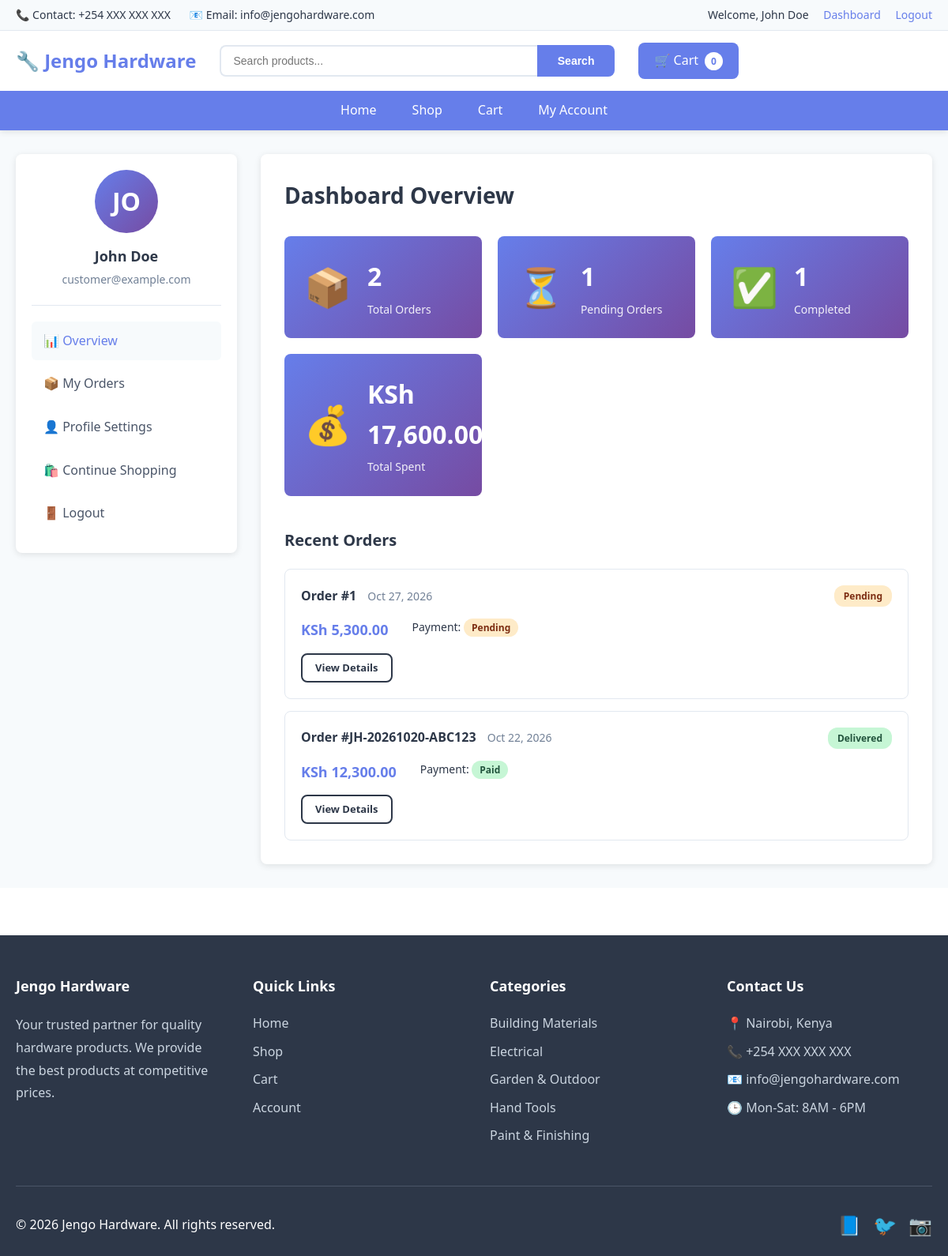
/customer.php (signed in), run on the app's committed database.
### tables this page shows
CREATE TABLE users (
    id INT UNSIGNED AUTO_INCREMENT PRIMARY KEY,
    name VARCHAR(100) NOT NULL,
    email VARCHAR(100) NOT NULL UNIQUE,
    phone VARCHAR(20) DEFAULT NULL,
    password VARCHAR(255) NOT NULL COMMENT 'Bcrypt hashed password',
    role ENUM('customer', 'attendant', 'admin') NOT NULL DEFAULT 'customer',
    status ENUM('active', 'inactive', 'suspended') NOT NULL DEFAULT 'active',
    email_verified TINYINT(1) DEFAULT 0,
    created_at TIMESTAMP DEFAULT CURRENT_TIMESTAMP,
    updated_at TIMESTAMP DEFAULT CURRENT_TIMESTAMP ON UPDATE CURRENT_TIMESTAMP,
    last_login TIMESTAMP NULL DEFAULT NULL,
    INDEX idx_email (email),
    INDEX idx_role (role),
    INDEX idx_status (status),
    INDEX idx_created_at (created_at)
);

CREATE TABLE orders (
    id INT UNSIGNED AUTO_INCREMENT PRIMARY KEY,
    user_id INT UNSIGNED DEFAULT NULL COMMENT 'NULL for guest orders',
    order_number VARCHAR(50) NOT NULL UNIQUE COMMENT 'Human-readable order reference',
    customer_name VARCHAR(100) NOT NULL,
    customer_email VARCHAR(100) NOT NULL,
    customer_phone VARCHAR(20) NOT NULL,
    subtotal DECIMAL(10, 2) NOT NULL COMMENT 'Total before delivery fee',
    delivery_fee DECIMAL(10, 2) NOT NULL DEFAULT 0,
    total_amount DECIMAL(10, 2) NOT NULL COMMENT 'Final amount to pay',
    delivery_method ENUM('pickup', 'standard', 'express') NOT NULL DEFAULT 'pickup',
    payment_method ENUM('mpesa', 'paystack', 'cash') NOT NULL,
    payment_reference VARCHAR(100) DEFAULT NULL COMMENT 'Payment gateway reference',
    shipping_address JSON DEFAULT NULL COMMENT 'Address details for delivery',
    notes TEXT DEFAULT NULL COMMENT 'Customer notes or instructions',
    status ENUM('pending', 'processing', 'shipped', 'delivered', 'cancelled') NOT NULL DEFAULT 'pending',
    payment_status ENUM('pending', 'paid', 'failed', 'refunded') NOT NULL DEFAULT 'pending',
    created_at TIMESTAMP DEFAULT CURRENT_TIMESTAMP,
    updated_at TIMESTAMP DEFAULT CURRENT_TIMESTAMP ON UPDATE CURRENT_TIMESTAMP,
    FOREIGN KEY (user_id) REFERENCES users(id) ON DELETE SET NULL,
    INDEX idx_user (user_id),
    INDEX idx_order_number (order_number),
    INDEX idx_customer_email (customer_email),
    INDEX idx_status (status),
    INDEX idx_payment_status (payment_status),
    INDEX idx_payment_method (payment_method),
    INDEX idx_created_at (created_at),
    INDEX idx_composite_status (status, payment_status)
);

CREATE TABLE categories (
    id INT UNSIGNED AUTO_INCREMENT PRIMARY KEY,
    name VARCHAR(100) NOT NULL UNIQUE,
    description TEXT DEFAULT NULL,
    status ENUM('active', 'inactive') NOT NULL DEFAULT 'active',
    created_at TIMESTAMP DEFAULT CURRENT_TIMESTAMP,
    updated_at TIMESTAMP DEFAULT CURRENT_TIMESTAMP ON UPDATE CURRENT_TIMESTAMP,
    INDEX idx_name (name),
    INDEX idx_status (status)
);

### customer.php (the view, shortened to what this page needs)
<?php
try {
    $pdo = new PDO(
        "mysql:host=" . DB_HOST . ";dbname=" . DB_NAME . ";charset=utf8mb4",
        DB_USER,
        DB_PASS,
        [
            PDO::ATTR_ERRMODE => PDO::ERRMODE_EXCEPTION,
            PDO::ATTR_DEFAULT_FETCH_MODE => PDO::FETCH_ASSOC
        ]
    );
} catch (PDOException $e) {
    die("Database connection failed: " . $e->getMessage());
}
$user_id = $_SESSION['user_id'];
$active_tab = $_GET['tab'] ?? 'overview';
$stmt = $pdo->prepare("SELECT * FROM users WHERE id = ?");
$stmt->execute([$user_id]);
$user = $stmt->fetch();
$stmt = $pdo->prepare("
    SELECT
        COUNT(*) as total_orders,
        SUM(CASE WHEN status = 'pending' THEN 1 ELSE 0 END) as pending_orders,
        SUM(CASE WHEN status = 'delivered' THEN 1 ELSE 0 END) as completed_orders,
        SUM(total_amount) as total_spent
    FROM orders
    WHERE user_id = ?
");
$stmt->execute([$user_id]);
$stats = $stmt->fetch();
$stmt = $pdo->prepare("
    SELECT * FROM orders
    WHERE user_id = ?
    ORDER BY created_at DESC
    LIMIT 10
");
$stmt->execute([$user_id]);
$recent_orders = $stmt->fetchAll();
include 'includes/header.php';
?>
<div class="customer-dashboard">
    <div class="container">
        <div class="dashboard-layout">
            <aside class="dashboard-sidebar">
                <div class="user-profile">
                    <div class="user-avatar">
                        <?php echo strtoupper(substr($user['name'], 0, 2)); ?>
                    </div>
                    <h3><?php echo htmlspecialchars($user['name']); ?></h3>
                    <p class="user-email"><?php echo htmlspecialchars($user['email']); ?></p>
                </div>
                <nav class="dashboard-nav">
                    <a href="?tab=overview" class="<?php echo $active_tab == 'overview' ? 'active' : ''; ?>">
                        📊 Overview
                    </a>
                    <a href="?tab=orders" class="<?php echo $active_tab == 'orders' ? 'active' : ''; ?>">
                        📦 My Orders
                    </a>
                    <a href="?tab=profile" class="<?php echo $active_tab == 'profile' ? 'active' : ''; ?>">
                        👤 Profile Settings
                    </a>
                    <a href="shop.php">
                        🛍️ Continue Shopping
                    </a>
                    <a href="auth.php?action=logout" class="text-danger">
                        🚪 Logout
                    </a>
                </nav>
            </aside>
            <main class="dashboard-content">
                <?php if ($active_tab == 'overview'): ?>
                    <h1>Dashboard Overview</h1>
                    <div class="stats-grid">
                        <div class="stat-card">
                            <div class="stat-icon">📦</div>
                            <div class="stat-details">
                                <div class="stat-value"><?php echo $stats['total_orders']; ?></div>
                                <div class="stat-label">Total Orders</div>
                            </div>
                        </div>
                        <div class="stat-card">
                            <div class="stat-icon">⏳</div>
                            <div class="stat-details">
                                <div class="stat-value"><?php echo $stats['pending_orders']; ?></div>
                                <div class="stat-label">Pending Orders</div>
                            </div>
                        </div>
                        <div class="stat-card">
                            <div class="stat-icon">✅</div>
                            <div class="stat-details">
                                <div class="stat-value"><?php echo $stats['completed_orders']; ?></div>
                                <div class="stat-label">Completed</div>
                            </div>
                        </div>
                        <div class="stat-card">
                            <div class="stat-icon">💰</div>
                            <div class="stat-details">
                                <div class="stat-value">KSh <?php echo number_format($stats['total_spent'] ?? 0, 2); ?></div>
                                <div class="stat-label">Total Spent</div>
                            </div>
                        </div>
                    </div>
                    <div class="recent-orders-section">
                        <h2>Recent Orders</h2>
                        <?php if (empty($recent_orders)): ?>
                            <div class="empty-state">
                                <p>No orders yet</p>
                                <a href="shop.php" class="btn btn-primary">Start Shopping</a>
                            </div>
                        <?php else: ?>
                            <div class="orders-list">
                                <?php foreach ($recent_orders as $order): ?>
                                    <div class="order-item">
                                        <div class="order-header">
                                            <div>
                                                <strong>Order #<?php echo htmlspecialchars($order['order_number']); ?></strong>
                                                <span class="order-date"><?php echo date('M j, Y', strtotime($order['created_at'])); ?></span>
                                            </div>
                                            <span class="status-badge status-<?php echo $order['status']; ?>">
                                                <?php echo ucfirst($order['status']); ?>
                                            </span>
                                        </div>
                                        <div class="order-details">
                                            <div class="order-amount">KSh <?php echo number_format($order['total_amount'], 2); ?></div>
                                            <div class="order-payment">
                                                Payment: <span class="payment-<?php echo $order['payment_status']; ?>">
                                                    <?php echo ucfirst($order['payment_status']); ?>
                                                </span>
                                            </div>
                                        </div>
                                        <div class="order-actions">
                                            <a href="order-confirmation.php?order=<?php echo urlencode($order['order_number']); ?>"
                                               class="btn btn-sm btn-outline">View Details</a>
                                        </div>
                                    </div>
                                <?php endforeach; ?>
                            </div>
                        <?php endif; ?>
                    </div>
                <?php endif; ?>
            </main>
        </div>
    </div>
</div>
<?php include 'includes/footer.php'; ?>

### includes/footer.php (shortened to what this page needs)
    </main>
    <footer class="main-footer">
        <div class="footer-content">
            <div class="container">
                <div class="footer-grid">
                    <div class="footer-section">
                        <h3>Jengo Hardware</h3>
                        <p>Your trusted partner for quality hardware products. We provide the best products at competitive prices.</p>
                    </div>
                    <div class="footer-section">
                        <h3>Quick Links</h3>
                        <ul class="footer-links">
                            <li><a href="index.php">Home</a></li>
                            <li><a href="shop.php">Shop</a></li>
                            <li><a href="cart.php">Cart</a></li>
                            <li><a href="auth.php">Account</a></li>
                        </ul>
                    </div>
                    <div class="footer-section">
                        <h3>Categories</h3>
                        <ul class="footer-links">
                            <?php
                            if (isset($pdo)) {
                                $stmt = $pdo->query("SELECT * FROM categories WHERE status = 'active' ORDER BY name LIMIT 5");
                                $footer_categories = $stmt->fetchAll();
                                foreach ($footer_categories as $cat) {
                                    echo '<li><a href="shop.php?category=' . $cat['id'] . '">' . htmlspecialchars($cat['name']) . '</a></li>';
                                }
                            }
                            ?>
                        </ul>
                    </div>
                    <div class="footer-section">
                        <h3>Contact Us</h3>
                        <ul class="footer-contact">
                            <li>📍 Nairobi, Kenya</li>
                            <li>📞 +254 XXX XXX XXX</li>
                            <li>📧 info@jengohardware.com</li>
                            <li>🕒 Mon-Sat: 8AM - 6PM</li>
                        </ul>
                    </div>
                </div>
                <div class="footer-bottom">
                    <p>&copy; <?php echo date('Y'); ?> Jengo Hardware. All rights reserved.</p>
                    <div class="footer-social">
                        <a href="#" aria-label="Facebook">📘</a>
                        <a href="#" aria-label="Twitter">🐦</a>
                        <a href="#" aria-label="Instagram">📷</a>
                    </div>
                </div>
            </div>
        </div>
    </footer>
</body>
</html>

### data on the page
users: name "JO", name "John Doe", email "customer@example.com"
orders: order_number "1", created_at "Oct 27, 2026", status "Pending", total_amount "5,300.00", payment_status "Pending"
orders: order_number "JH-20261020-ABC123", created_at "Oct 22, 2026", status "Delivered", total_amount "12,300.00", payment_status "Paid"
categories: name "Building Materials"
categories: name "Electrical"
categories: name "Garden & Outdoor"
categories: name "Hand Tools"
categories: name "Paint & Finishing"

### other printed values
$_SESSION['user_name'] "John Doe"
$cart_count "0"
$stats['total_orders'] "2"
$stats['pending_orders'] "1"
$stats['completed_orders'] "1"
$stats['total_spent'] "17,600.00"
